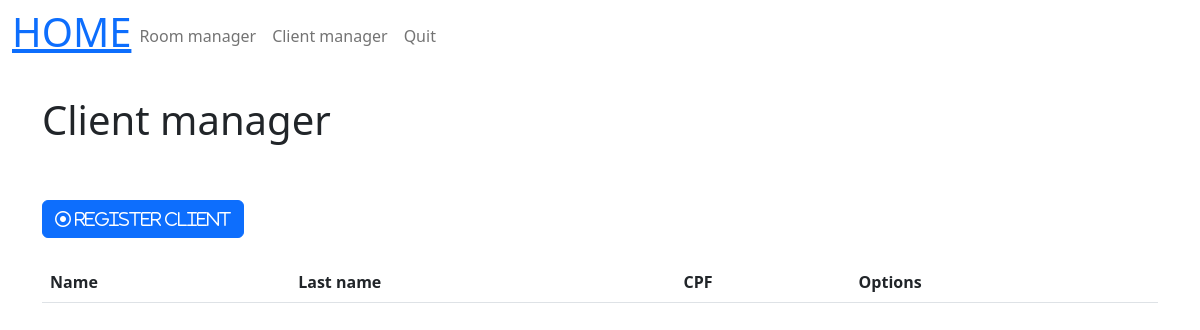
The app's page /y_cliente.index.php, older data.
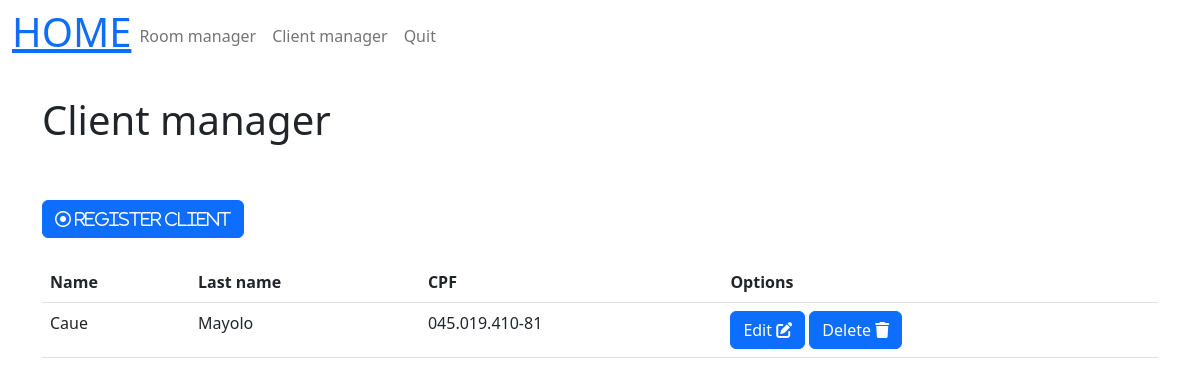
The same page, newer data.
### tables this page shows
CREATE TABLE `cliente` (
  `id_cliente` int(10) NOT NULL,
  `nome` varchar(200) NOT NULL,
  `sobrenome` varchar(200) NOT NULL,
  `cpf` varchar(14) NOT NULL
);

### src/MySQL.php (called while the page is built, shortened)
<?php
class MySQL{
	private $connection;
	public function __construct(){
		$this->connection = new \mysqli(HOST,USUARIO,SENHA,BANCO);
		$this->connection->set_charset("utf8");
	}
	public function consulta($sql){
		$result = $this->connection->query($sql);
		$data = array();
		while($item = mysqli_fetch_array($result)){
			$data[] = $item;
		}
		return $data;
		}
	}
?>

### src/Cliente.php (called while the page is built, shortened)
<?php
class Cliente implements ActiveRecord{
    private int $id_cliente;
    public function setIdCliente(int $id_cliente):void{
        $this->id_cliente = $id_cliente;
    }
    public function getIdCliente():int{
        return $this->id_cliente;
    }
    public function getNome():string{
        return $this->nome;
    }
    public function getSobrenome():string{
        return $this->sobrenome;
    }
    public function getCpf():string{
        return $this->cpf;
    }
    public static function findall():array{
        $conexao = new MySQL();
        $sql = "SELECT * FROM cliente";
        $resultados = $conexao->consulta($sql);
        $clientes = array();
        foreach($resultados as $resultado){
            $p = new Cliente($resultado['nome'],$resultado['sobrenome'],$resultado['cpf']);
            $p->setIdCliente($resultado['id_cliente']);
            $clientes[] = $p;
        }
        return $clientes;
    }
}

### y_cliente.index.php (the view, shortened to what this page needs)
<?php require_once __DIR__.'/x_navbar.php'; ?>
<?php
$clientes = Cliente::findall();
?>
<!DOCTYPE html>
<html lang="en">
<head>
</head>
<body>
    <div class="container"><br>
        <h1>Client manager</h1><br>
        <div><br>
            <a href='y_cliente.cad.php'><button class="btn btn-primary"><i class="fa-regular fa-circle-dot">  Register client</i></button></a>
        </div><br>
        <table class="table">
            <tr class=titulos>
                <th>Name</th>
                <th>Last name</th>
                <th>CPF</th>
                <th>Options</th>
            </tr>
            <?php
            foreach($clientes as $cliente){
                echo "<tr>";
                echo "<td>{$cliente->getNome()}</td>";
                echo "<td>{$cliente->getSobrenome()}</td>";
                echo "<td>{$cliente->getCpf()}</td>";
                echo "<td>
                        <div>
                            <a href='y_cliente.editar.php?id={$cliente->getIdCliente()}'><button class='btn btn-primary'>Edit  <i class='fa-solid fa-pen-to-square'></i></button></a>
                            <a href='y_cliente.excluir.php?id={$cliente ->getIdCliente()}'><button class='btn btn-primary'>Delete  <i class='fa-solid fa-trash'></i></button></a
                        </div>
                    </td>";
                echo "</tr>";
            }
            ?>
        </table>
    </div>
</body>
</html>

### x_navbar.php (shortened to what this page needs)
<!DOCTYPE html>
<html lang="en">
<head>
    <link rel="stylesheet" href="x_navbar.style.scss">
    <link href="https://cdn.jsdelivr.net/npm/bootstrap@5.2.3/dist/css/bootstrap.min.css" rel="stylesheet">
</head>
<nav class="navbar navbar-expand">
        <div class="container-fluid">
            <a class="main" href="restrita.php"><h1>HOME</h1></a>
            <div class="collapse navbar-collapse" id="navbarNav">
            <ul class="navbar-nav">
                <li class="nav-item">
                <a class="nav-link" aria-current="page" href="z_quarto.index.php">Room manager</a>
                </li>
                <li class="nav-item">
                    <a class="nav-link" aria-current="page" href="y_cliente.index.php">Client manager</a>
                </li>
                <li class="nav-item">
                    <a class="nav-link" aria-current="page" href="sair.php">Quit</a>
                </li>
            </ul>
            </div>
        </div>
    </nav>
<body>
</body>
</html>

Row changes from the older to the newer data that the page shows:
added cliente: nome "Caue", sobrenome "Mayolo", cpf "045.019.410-81"
